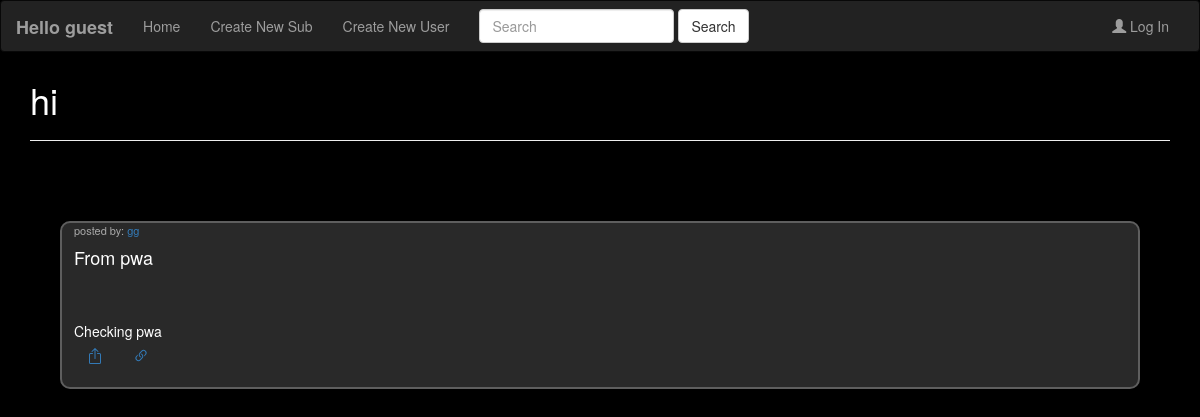
Screenshot of /sub/hi/100062707 with the database file from the repository.
### tables this page shows
CREATE TABLE Posts (	PostId INTEGER NOT NULL PRIMARY KEY,	PostHead TEXT NOT NULL,	PostBody TEXT,	Poster TEXT NOT NULL,	Sub TEXT NOT NULL,	Likes INTEGER NOT NULL,	Dislikes INTEGER NOT NULL, LikedBy TEXT, DisLikedBy TEXT);

### main.py (the view)
@app.route("/sub/<string:subName>/<int:postId>")
def postRoute(subName="", postId=""):
    isloggedin = checkIfLoggedIn(session)
    if isloggedin:
        isloggedin = session["loggedin"]
    else:
        isloggedin = False
    conn = sqlite3.connect("db/forum.db")
    cursor = conn.execute(f"SELECT Name FROM Subs WHERE Name = '{subName}'")
    conn.commit()
    names = list(map(lambda x: x[0], cursor.fetchall()))
    if len(names) == 1:
        cursor = conn.execute(f"SELECT PostId FROM Posts WHERE Sub = '{subName}'")
        conn.commit()
        ids = list(map(lambda x: x[0], cursor.fetchall()))
        if postId in ids:
            cursor = conn.execute(f"SELECT * FROM Posts WHERE PostId = '{postId}'")
            conn.commit()
            return render_template("postPage.html", isloggedin=isloggedin, subName=subName, post=cursor.fetchone())
    return redirect("/errorPage")

### main.py (called while the page is built)
def checkIfLoggedIn(s):
    isloggedin = "loggedin" in s.keys()
    if isloggedin:
        isloggedin = s["loggedin"]
        if isloggedin:
            try:
                isloggedin = checkLoggin(s["username"], s["password"])
            except:
                isloggedin = False
    else:
        isloggedin = False
    return isloggedin

### templates/postPage.html (shortened to what this page needs)
{% extends "base.html" %}
{% block body %}
    <div class="container">
        <h1>{{ subName }}</h1>
        <hr>
    </div>
    <div class="post">
        <div class="header">
            <div class="op">
                posted by: <a href="/user/{{ post[3] }}">{{ post[3] }}</a>
            </div>
            <h4>{{ post[1] }}</h4>
        </div>
        <div>
            {{ post[2] }}
        </div>
        <div class="options">
            <button class="btn btn-link share" onclick="share('/sub/{{ post[4] }}/{{ post[0] }}')">
            </button>
            <button class="btn btn-link link" id="/sub/{{ post[4] }}/{{ post[0] }}">
            </button>
        </div>
    </div>
{% endblock %}

### templates/base.html (style rules this page uses)
body { background-color: #000; color: white; -webkit-top-highlight-color: transparent; padding-top: 60px; }

### templates/postPage.html (style rules this page uses)
.post { border-style: solid; border-width: 2px; border-radius: 10px; border-color: rgb(94, 94, 94); background-color: rgb(41, 41, 41); padding-left: 1%; padding-bottom: 1%; margin: 5%; }
.header { margin-top: 0%; margin-bottom: 5%; }
.op { font-size: 11px; color: rgb(167, 167, 167); }

### rows the page displays
Posts: Poster "gg", PostHead "From pwa", PostBody "Checking pwa"

### other values shown
{{ subName }} "hi"
